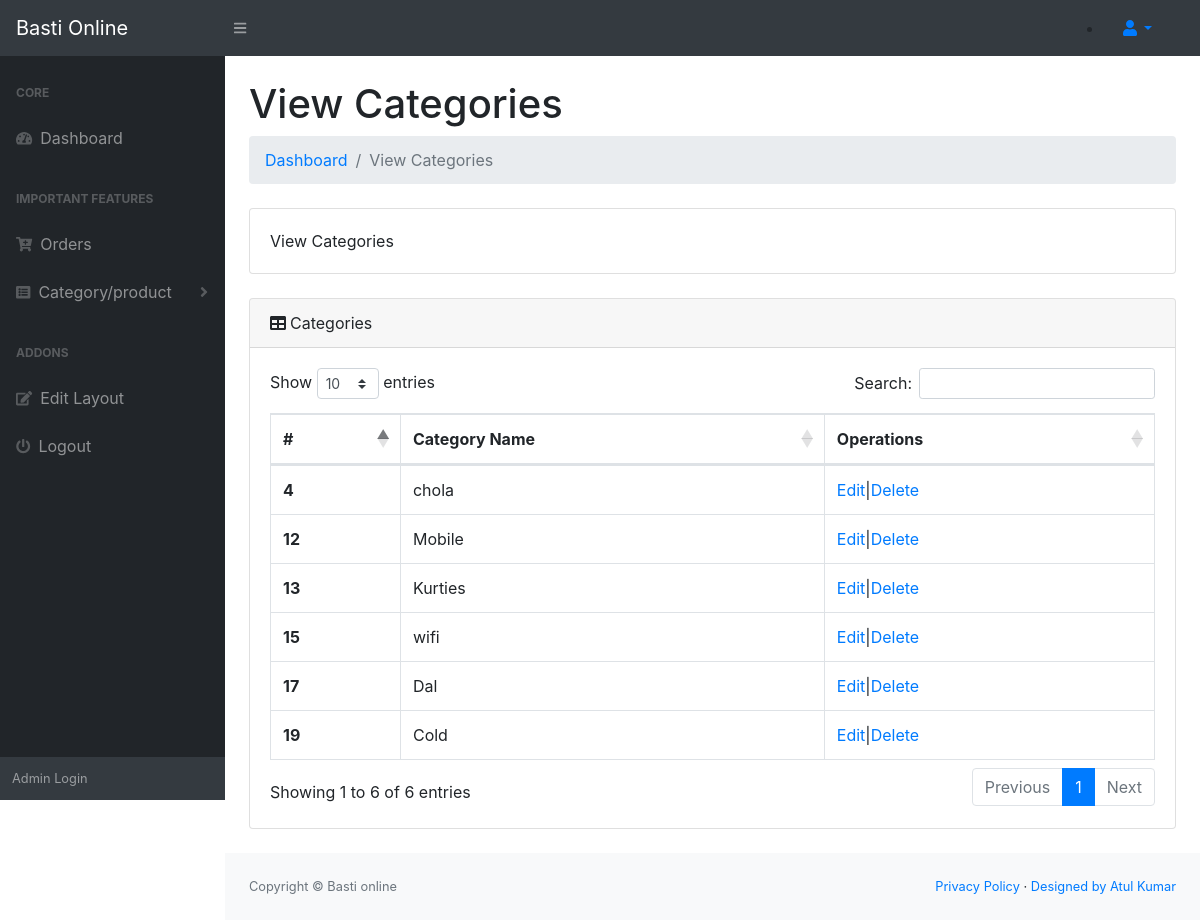
The app's page /admin/Categories.php (signed in) with its own data.
### tables this page shows
CREATE TABLE `category` (
  `id` int(11) NOT NULL,
  `name` varchar(255) NOT NULL
);

### admin/Categories.php (the view, shortened to what this page needs)
<?php
 require_once'config/connect.php';
?>
<?php include 'header.php' ?>
    <body class="sb-nav-fixed">
        <?php include 'nav.php' ?>
            </div>
            <div id="layoutSidenav_content">
                <main>
                    <div class="container-fluid">
                        <h1 class="mt-4">View Categories</h1>
                        <ol class="breadcrumb mb-4">
                            <li class="breadcrumb-item"><a href="index.php">Dashboard</a></li>
                            <li class="breadcrumb-item active">View Categories</li>
                        </ol>
                        <div class="card mb-4">
                            <div class="card-body">View Categories</div>
                        </div>
                        <div class="card mb-4">
                            <div class="card-header"><i class="fas fa-table mr-1"></i>Categories</div>
                            <div class="card-body">
                                <div class="table-responsive">
                                    <table class="table table-bordered" id="dataTable" width="100%" cellspacing="0">
                                        <thead>
                                            <tr>
                                                <th>#</th>
                                                <th>Category Name</th>
                                                <th>Operations</th>
                                            </tr>
                                        </thead>
                                        <tbody>
                                            <?php
                                                $sql = "SELECT * FROM category";
                                                $res = mysqli_query($connection, $sql);
                                                while ($r=mysqli_fetch_assoc($res)) {
                                            ?>
                                                <tr>
                                                    <th scope="row"><?php echo $r['id']?></th>
                                                    <td><?php echo $r['name'] ?></td>
                                                    <td><a href="editcategory.php ?id=<?php echo $r['id'];?>">Edit</a>|<a href="delcategory.php ?id=<?php echo $r['id'];?>">Delete</a></td>
                                                </tr>
                                            <?php } ?>
                                        </tbody>
                                    </table>
                                </div>
                            </div>
                        </div>
                    </div>
                </main>
<?php include'footer.php' ?>
    </body>
</html>

### records on screen
category: id "4", name "chola"
category: id "12", name "Mobile"
category: id "13", name "Kurties"
category: id "15", name "wifi"
category: id "17", name "Dal"
category: id "19", name "Cold"
